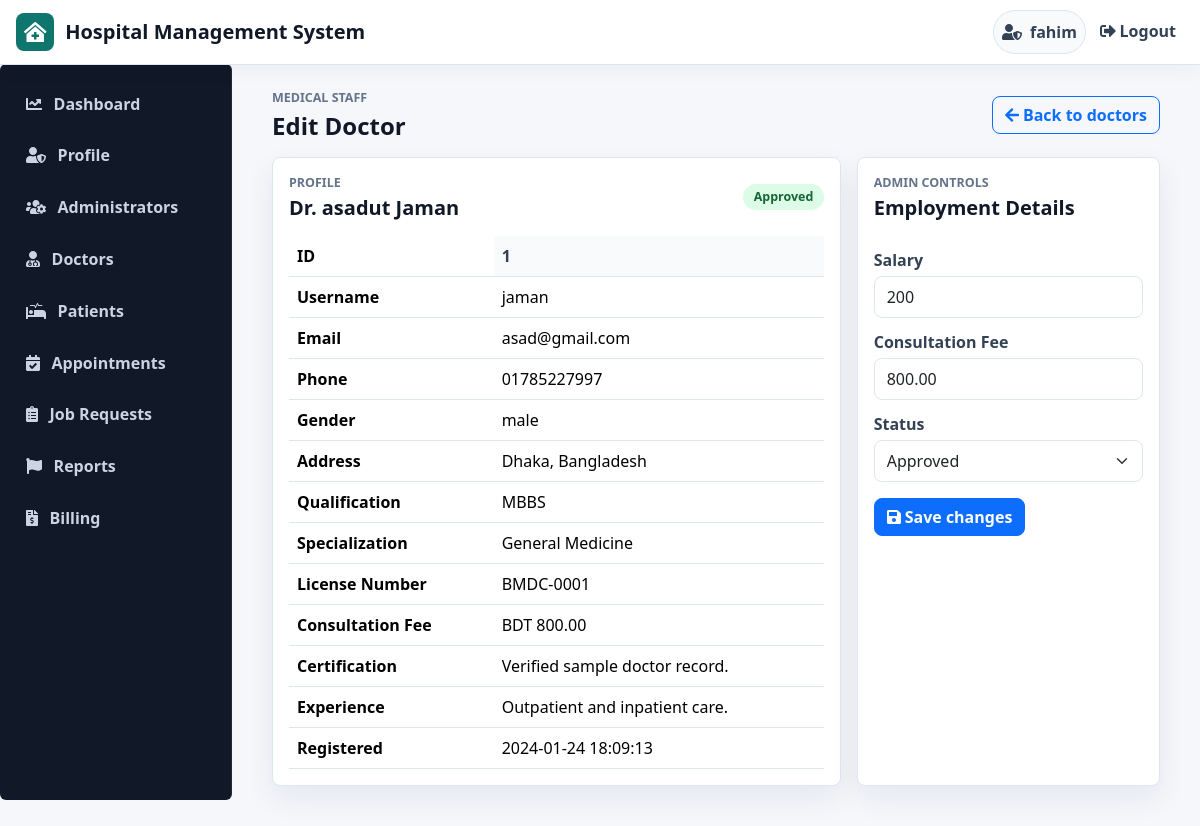
/admin/edit.php?id=1 (signed in), run on the app's committed database.
### tables this page shows
CREATE TABLE `doctors` (
  `id` int(100) NOT NULL,
  `firstname` varchar(100) NOT NULL,
  `surname` varchar(100) NOT NULL,
  `username` varchar(100) NOT NULL,
  `email` varchar(100) NOT NULL,
  `gender` varchar(100) NOT NULL,
  `phone` varchar(100) NOT NULL,
  `address` text DEFAULT NULL,
  `password` varchar(100) NOT NULL,
  `salary` varchar(100) NOT NULL,
  `consultation_fee` decimal(10,2) NOT NULL DEFAULT 0.00,
  `data_reg` varchar(100) NOT NULL,
  `status` varchar(100) NOT NULL,
  `profile` varchar(100) NOT NULL,
  `qualification` varchar(255) DEFAULT NULL,
  `specialization` varchar(255) DEFAULT NULL,
  `license_number` varchar(100) DEFAULT NULL,
  `certification` text DEFAULT NULL,
  `experience` text DEFAULT NULL
);

### include/connection.php (called while the page is built, shortened)
<?php
$host = "localhost";
$user = "root";
$password = "root";
$database = "hmsDB";
$connect = mysqli_connect($host, $user, $password, $database);
mysqli_set_charset($connect, "utf8mb4");
function e($value)
{
    return htmlspecialchars((string) ($value ?? ''), ENT_QUOTES, 'UTF-8');
}
function db_select_one($sql, $types = '', ...$params)
{
    global $connect;
    $stmt = mysqli_prepare($connect, $sql);
    if ($types !== '') {
        mysqli_stmt_bind_param($stmt, $types, ...$params);
    }
    mysqli_stmt_execute($stmt);
    $result = mysqli_stmt_get_result($stmt);
    return $result ? mysqli_fetch_assoc($result) : null;
}
function hms_money($amount)
{
    return 'BDT ' . number_format((float) $amount, 2);
}
function hms_status_class($status)
{
    return strtolower(str_replace(' ', '-', (string) $status));
}
?>

### admin/edit.php (the view, shortened to what this page needs)
<?php
include("../include/auth.php");
include("../include/connection.php");
$id = (int) ($_GET['id'] ?? 0);
$allowedStatuses = ['Approved', 'Rejected'];
$doctor = $id > 0 ? db_select_one("SELECT * FROM doctors WHERE id = ? LIMIT 1", "i", $id) : null;
?>
<!DOCTYPE html>
<html>
<head>
</head>
<body>
<?php
include("../include/header.php");
include("sidenav.php");
?>
<main class="col-md-10">
    <div class="page-heading">
        <div>
            <p class="eyebrow">Medical Staff</p>
            <h4>Edit Doctor</h4>
        </div>
        <a href="doctor.php" class="btn btn-outline-primary"><i class="fas fa-arrow-left me-1"></i>Back to doctors</a>
    </div>
    <?php if (!$doctor) { ?>
        <div class="hms-card hms-empty">Doctor not found.</div>
    <?php } else { ?>
        <section class="hms-section-grid">
            <div class="hms-card">
                <div class="page-heading">
                    <div>
                        <p class="eyebrow">Profile</p>
                        <h5>Dr. <?php echo e($doctor['firstname'] . ' ' . $doctor['surname']); ?></h5>
                    </div>
                    <span class="status-pill status-<?php echo hms_status_class($doctor['status']); ?>"><?php echo e($doctor['status']); ?></span>
                </div>
                <div class="table-responsive">
                    <table class="table table-hover align-middle">
                        <tbody>
                            <tr><th>ID</th><td><?php echo e($doctor['id']); ?></td></tr>
                            <tr><th>Username</th><td><?php echo e($doctor['username']); ?></td></tr>
                            <tr><th>Email</th><td><?php echo e($doctor['email']); ?></td></tr>
                            <tr><th>Phone</th><td><?php echo e($doctor['phone']); ?></td></tr>
                            <tr><th>Gender</th><td><?php echo e($doctor['gender']); ?></td></tr>
                            <tr><th>Address</th><td><?php echo e($doctor['address']); ?></td></tr>
                            <tr><th>Qualification</th><td><?php echo e($doctor['qualification']); ?></td></tr>
                            <tr><th>Specialization</th><td><?php echo e($doctor['specialization']); ?></td></tr>
                            <tr><th>License Number</th><td><?php echo e($doctor['license_number']); ?></td></tr>
                            <tr><th>Consultation Fee</th><td><?php echo hms_money($doctor['consultation_fee']); ?></td></tr>
                            <tr><th>Certification</th><td><?php echo nl2br(e($doctor['certification'])); ?></td></tr>
                            <tr><th>Experience</th><td><?php echo nl2br(e($doctor['experience'])); ?></td></tr>
                            <tr><th>Registered</th><td><?php echo e($doctor['data_reg']); ?></td></tr>
                        </tbody>
                    </table>
                </div>
            </div>
            <div class="hms-card">
                <div class="page-heading">
                    <div>
                        <p class="eyebrow">Admin Controls</p>
                        <h5>Employment Details</h5>
                    </div>
                </div>
                <form method="post">
                    <label>Salary</label>
                    <input type="number" step="0.01" min="0" name="salary" class="form-control" value="<?php echo e($doctor['salary']); ?>" required>
                    <label>Consultation Fee</label>
                    <input type="number" step="0.01" min="1" name="consultation_fee" class="form-control" value="<?php echo e($doctor['consultation_fee']); ?>" required>
                    <label>Status</label>
                    <select name="status" class="form-select" required>
                        <?php foreach ($allowedStatuses as $status) { ?>
                            <option value="<?php echo e($status); ?>" <?php echo $doctor['status'] === $status ? 'selected' : ''; ?>><?php echo e($status); ?></option>
                        <?php } ?>
                    </select>
                    <button type="submit" name="update" class="btn btn-primary mt-3"><i class="fas fa-save me-1"></i>Save changes</button>
                </form>
            </div>
        </section>
    <?php } ?>
</main>
</body>
</html>

### include/header.php (style rules this page uses)
:root { --hms-primary: #0f766e; --hms-primary-dark: #134e4a; --hms-accent: #1d4ed8; --hms-success: #15803d; --hms-warning: #b45309; --hms-danger: #b91c1c; --hms-bg: #f5f7fb; --hms-surface: #ffffff; --hms-soft: #eef6f6; --hms-border: #dde6f0; --hms-text: #111827; --hms-muted: #64748b; --hms-sidebar: #111827; --hms-shadow: 0 12px 30px rgba(15, 23, 42, 0.07); }
* { letter-spacing: 0; }
body { padding-top: 0; background: var(--hms-bg); color: var(--hms-text); font-family: "Segoe UI", Arial, sans-serif; }
body > .col-md-10, body > .col-md-6 { margin-left: 248px; max-width: calc(100% - 264px); padding: 1.5rem 1.5rem 2.5rem; }
.page-heading { display: flex; align-items: center; justify-content: space-between; gap: 1rem; margin-bottom: 1rem; }
.page-heading h4, .page-heading h5 { margin: 0; font-weight: 750; color: var(--hms-text); }
.eyebrow { margin: 0 0 0.25rem; color: var(--hms-muted); font-size: 0.78rem; font-weight: 700; text-transform: uppercase; }
.hms-card, .card, .jumbotron { background: var(--hms-surface) !important; border: 1px solid var(--hms-border) !important; border-radius: 8px !important; box-shadow: var(--hms-shadow); padding: 1rem; }
.hms-section-grid { display: grid; grid-template-columns: minmax(0, 1.5fr) minmax(280px, 0.8fr); gap: 1rem; }
.table { background: var(--hms-surface); border-color: var(--hms-border); margin-bottom: 0; }
.table th, .table td { vertical-align: middle; }
.table thead th, .table tr:first-child td { background: #f8fafc; color: #334155; font-weight: 700; }
.form-control, .form-select { border-color: var(--hms-border); border-radius: 8px; min-height: 42px; }
label { margin-top: 0.75rem; margin-bottom: 0.25rem; color: #334155; font-weight: 650; }
.btn { border-radius: 8px; font-weight: 650; }
.status-pill { display: inline-flex; align-items: center; border-radius: 999px; padding: 0.25rem 0.65rem; font-size: 0.78rem; font-weight: 700; background: #e2e8f0; color: #334155; }
.status-approved, .status-discharged, .status-completed, .status-paid { background: #dcfce7; color: #166534; }

### data on the page
doctors: firstname+surname "asadut Jaman", status "Approved", id "1", username "jaman", email "asad@gmail.com", phone "01785227997", gender "male", address "Dhaka, Bangladesh", qualification "MBBS", specialization "General Medicine", license_number "BMDC-0001", consultation_fee "BDT 800.00", certification "Verified sample doctor record.", experience "Outpatient and inpatient care.", data_reg "2024-01-24 18:09:13", salary "200", consultation_fee "800.00"

### other printed values
$user "fahim"
form field status "Approved"
